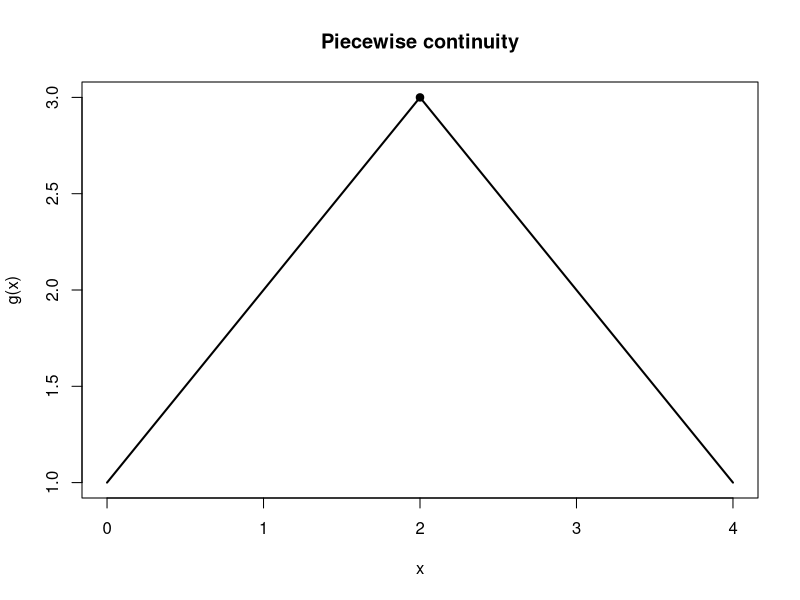

Write R code to recreate this figure.
# Laboratory B: one-sided limits and continuity
g <- function(x) ifelse(x<2,x+1,5-x)
for (h in c(.1,.01,.001)) {
  cat("h:",h,"left:",g(2-h),"right:",g(2+h),"\n")
}
x <- seq(0,4,length.out=401)
plot(x,g(x),type="l",lwd=2,xlab="x",ylab="g(x)",main="Piecewise continuity")
points(2,3,pch=19)
